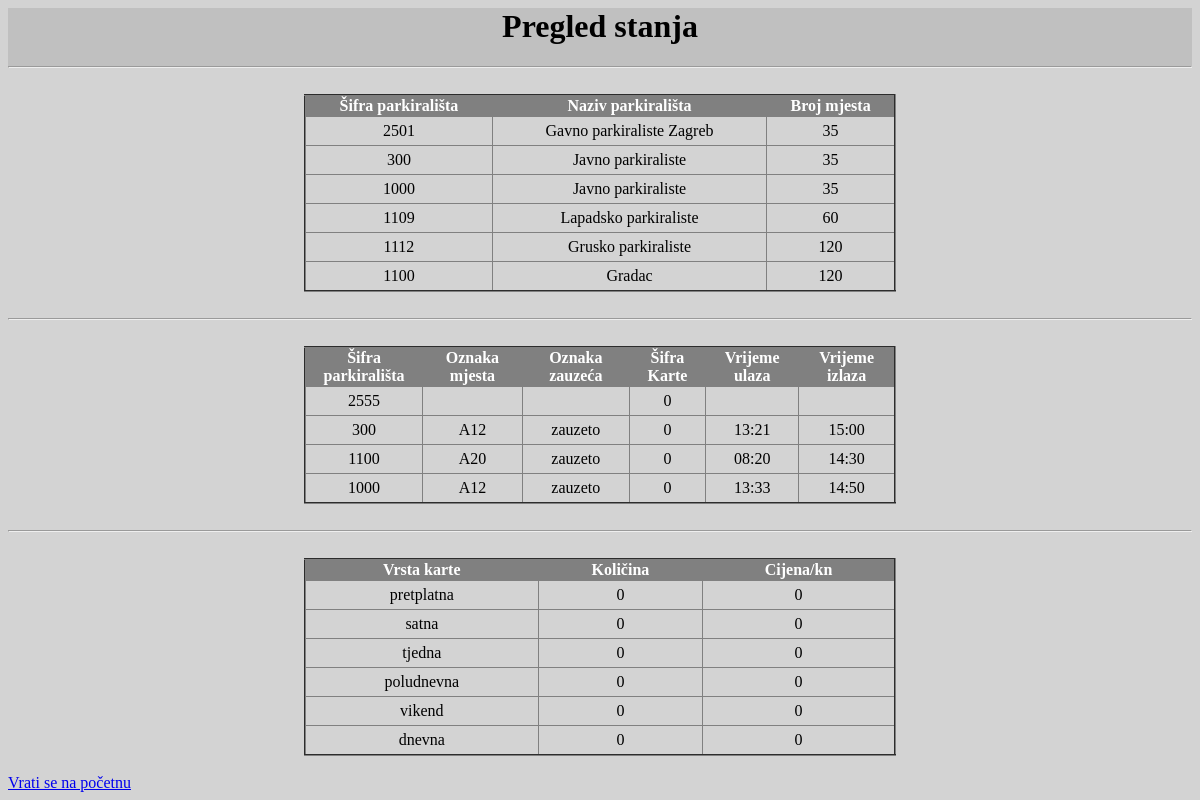
The page /pregled.php on the database as committed earlier.
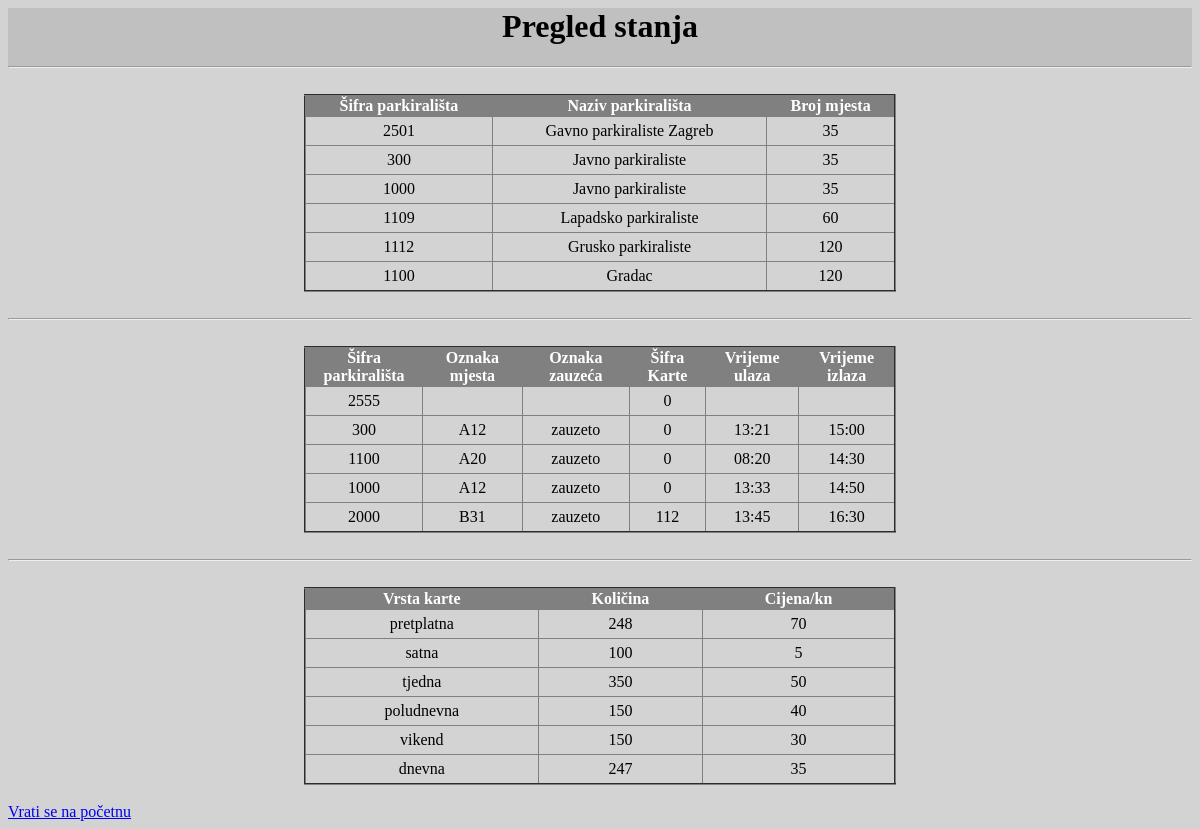
The same page on the database as committed later.
### tables this page shows
CREATE TABLE IF NOT EXISTS `parkiraliste` (
  `sifraParkiralista` int NOT NULL,
  `nazivParkiralista` varchar(255) NOT NULL,
  `brojMjesta` int NOT NULL,
  PRIMARY KEY (`sifraParkiralista`)
);

CREATE TABLE IF NOT EXISTS `parkingmjesto` (
  `sifraParkiralista` int NOT NULL AUTO_INCREMENT,
  `oznakaMjesta` varchar(255) NOT NULL,
  `oznakaZauzeca` varchar(255) NOT NULL,
  `sifraKarte` int NOT NULL,
  `vrijemeUlaz` varchar(100) NOT NULL,
  `vrijemeIzlaz` varchar(100) NOT NULL,
  PRIMARY KEY (`sifraParkiralista`)
);

CREATE TABLE IF NOT EXISTS `karte` (
  `vrsta` varchar(255) NOT NULL,
  `količina` int NOT NULL,
  `cijena` int NOT NULL,
  PRIMARY KEY (`vrsta`)
);

### pregled.php (the view, shortened to what this page needs)
<html>
<head><title>Pregled stanja</title>
<body>
<div style="background-color: silver"><h1>Pregled stanja</h1>
<hr></div><br>
<?php
include "connect.php";
$result = mysqli_query($con,"SELECT * FROM parkiraliste");
echo "<table border='2'>
<tr>
<th>Šifra parkirališta</th>
<th>Naziv parkirališta</th>
<th>Broj mjesta</th>
</tr>";
while($row = mysqli_fetch_array($result))
{
echo "<tr>";
echo "<td>" . $row['sifraParkiralista'] . "</td>";
echo "<td>" . $row['nazivParkiralista'] . "</td>";
echo "<td>" . $row['brojMjesta'] . "</td>";
echo "</tr>";
}
echo "</table>";
$result = mysqli_query($con,"SELECT * FROM parkingmjesto");
echo "<table border='2'>
<tr>
<th>Šifra parkirališta</th>
<th>Oznaka mjesta</th>
<th>Oznaka zauzeća</th>
<th>Šifra Karte</th>
<th>Vrijeme ulaza</th>
<th>Vrijeme izlaza</th>
</tr>";
echo "<br><hr>";
echo "<br>";
while($row = mysqli_fetch_array($result))
{
echo "<tr>";
echo "<td>" . $row['sifraParkiralista'] . "</td>";
echo "<td>" . $row['oznakaMjesta'] . "</td>";
echo "<td>" . $row['oznakaZauzeca'] . "</td>";
echo "<td>" . $row['sifraKarte'] . "</td>";
echo "<td>" . $row['vrijemeUlaz'] . "</td>";
echo "<td>" . $row['vrijemeIzlaz'] . "</td>";
echo "</tr>";
}
echo "</table>";
$result = mysqli_query($con,"SELECT * FROM karte");
echo "<table border='2'>
<tr>
<th>Vrsta karte</th>
<th>Količina</th>
<th>Cijena/kn</th>
</tr>";
echo "<br><hr>";
echo "<br>";
while($row = mysqli_fetch_array($result))
{
echo "<tr>";
echo "<td>" . $row['vrsta'] . "</td>";
echo "<td>" . $row['količina'] . "</td>";
echo "<td>" . $row['cijena'] . "</td>";
echo "</tr>";
}
echo "</table>";
?>
<br>
<a href="home.php">Vrati se na početnu</a>
</body>
</html>

### pregled.php (style rules this page uses)
body { background-color:lightgrey; }
h1 { text-align: center; }
table { border-collapse: collapse; width: 50%; margin-left: auto; margin-right: auto; }
td { text-align: center; padding: 5px; }
th { background-color: grey; color: white; }

Rows that differ between the two databases and show on the page:
added parkingmjesto: sifraParkiralista "2000", oznakaMjesta "B31", oznakaZauzeca "zauzeto", sifraKarte "112", vrijemeUlaz "13:45", vrijemeIzlaz "16:30"
changed karte "pretplatna": količina "0" → "248"; cijena "0" → "70"
changed karte "satna": količina "0" → "100"; cijena "0" → "5"
changed karte "tjedna": količina "0" → "350"; cijena "0" → "50"
changed karte "poludnevna": količina "0" → "150"; cijena "0" → "40"
changed karte "vikend": količina "0" → "150"; cijena "0" → "30"
changed karte "dnevna": količina "0" → "247"; cijena "0" → "35"
